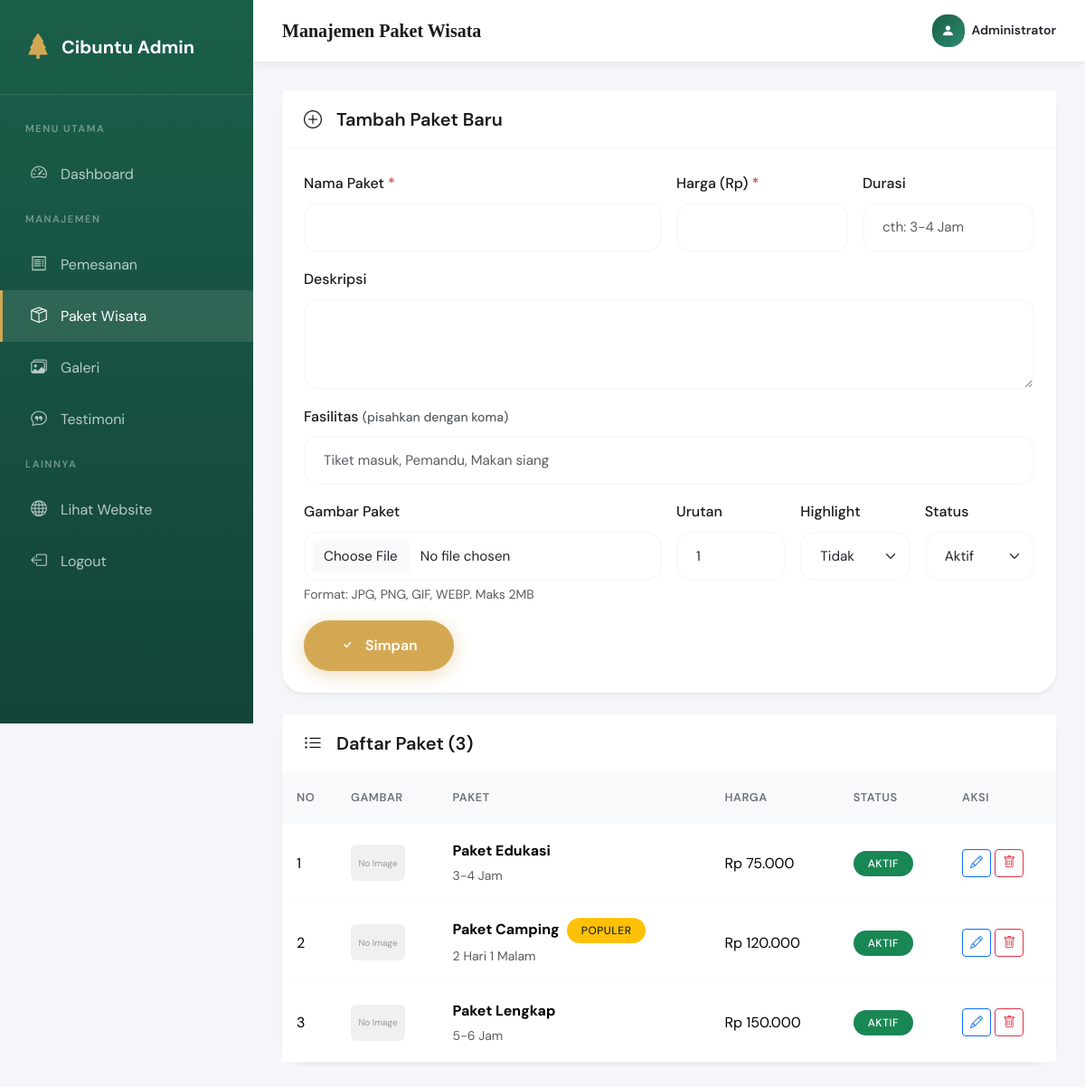
The page /?page=admin_paket (signed in) on the database its author committed.
### tables this page shows
CREATE TABLE `paket_wisata` (
  `id` int(11) NOT NULL,
  `nama_paket` varchar(100) NOT NULL,
  `deskripsi` text DEFAULT NULL,
  `harga` int(11) NOT NULL,
  `fasilitas` text DEFAULT NULL,
  `durasi` varchar(50) DEFAULT NULL,
  `gambar` varchar(255) DEFAULT NULL,
  `highlight` enum('ya','tidak') DEFAULT 'tidak',
  `status` enum('aktif','nonaktif') DEFAULT 'aktif',
  `urutan` int(11) DEFAULT 0,
  `created_at` datetime DEFAULT current_timestamp()
);

### inc/config.php (called while the page is built, shortened)
<?php
function base_url($path = '')
{
    $protocol = isset($_SERVER['HTTPS']) && $_SERVER['HTTPS'] === 'on' ? 'https' : 'http';
    $host = $_SERVER['HTTP_HOST'];
    $script = $_SERVER['SCRIPT_NAME'];
    if (strpos($script, '/admin/') !== false) {
        $basePath = substr($script, 0, strpos($script, '/admin/'));
    } else {
        $basePath = dirname($script);
    }
    $basePath = rtrim($basePath, '/\\');
    return $protocol . '://' . $host . $basePath . '/' . ltrim($path, '/');
}
function sanitize($input)
{
    return htmlspecialchars(trim($input), ENT_QUOTES, 'UTF-8');
}
function format_harga($harga)
{
    return 'Rp ' . number_format($harga, 0, ',', '.');
}
function current_page()
{
    return isset($_GET['page']) ? $_GET['page'] : 'home';
}

### admin/paket.php (the view, shortened to what this page needs)
<?php
$page_title = 'Manajemen Paket Wisata';
require_once __DIR__ . '/includes/header.php';
$pakets = $db->query("SELECT * FROM paket_wisata ORDER BY urutan ASC, id DESC")->fetchAll();
$edit = null;
?>
<div class="card border-0 shadow-sm mb-4">
    <div class="card-header bg-white">
        <h5 class="mb-0"><i class="bi bi-<?= $edit ? 'pencil' : 'plus' ?>-circle me-2"></i><?= $edit ? 'Edit Paket' : 'Tambah Paket Baru' ?></h5>
    </div>
    <div class="card-body">
        <form method="POST" enctype="multipart/form-data">
            <div class="row g-3">
                <div class="col-md-6">
                    <label class="form-label">Nama Paket <span class="text-danger">*</span></label>
                    <input type="text" name="nama_paket" class="form-control" required value="<?= $edit['nama_paket'] ?? '' ?>">
                </div>
                <div class="col-md-3">
                    <label class="form-label">Harga (Rp) <span class="text-danger">*</span></label>
                    <input type="text" name="harga" class="form-control" required value="<?= isset($edit['harga']) ? number_format($edit['harga'], 0, ',', '.') : '' ?>">
                </div>
                <div class="col-md-3">
                    <label class="form-label">Durasi</label>
                    <input type="text" name="durasi" class="form-control" placeholder="cth: 3-4 Jam" value="<?= $edit['durasi'] ?? '' ?>">
                </div>
                <div class="col-12">
                    <label class="form-label">Deskripsi</label>
                    <textarea name="deskripsi" class="form-control" rows="3"><?= $edit['deskripsi'] ?? '' ?></textarea>
                </div>
                <div class="col-12">
                    <label class="form-label">Fasilitas <small class="text-muted">(pisahkan dengan koma)</small></label>
                    <input type="text" name="fasilitas" class="form-control" placeholder="Tiket masuk, Pemandu, Makan siang" value="<?= $edit['fasilitas'] ?? '' ?>">
                </div>
                <div class="col-md-6">
                    <label class="form-label">Gambar Paket</label>
                    <input type="file" name="gambar" class="form-control" accept="image/*" onchange="previewImage(this, 'previewPaket')">
                    <div class="form-text">Format: JPG, PNG, GIF, WEBP. Maks 2MB</div>
                </div>
                <div class="col-md-2">
                    <label class="form-label">Urutan</label>
                    <input type="number" name="urutan" class="form-control" value="<?= $edit['urutan'] ?? '1' ?>">
                </div>
                <div class="col-md-2">
                    <label class="form-label">Highlight</label>
                    <select name="highlight" class="form-select">
                        <option value="tidak" <?= ($edit['highlight'] ?? '') === 'tidak' ? 'selected' : '' ?>>Tidak</option>
                    </select>
                </div>
                <div class="col-md-2">
                    <label class="form-label">Status</label>
                    <select name="status" class="form-select">
                        <option value="aktif" <?= ($edit['status'] ?? '') === 'aktif' ? 'selected' : '' ?>>Aktif</option>
                    </select>
                </div>
                <div class="col-12">
                    <button type="submit" class="btn btn-primary-custom">
                        <i class="bi bi-check me-1"></i>Simpan
                    </button>
                </div>
            </div>
        </form>
    </div>
</div>
<div class="card border-0 shadow-sm">
    <div class="card-header bg-white">
        <h5 class="mb-0"><i class="bi bi-list-ul me-2"></i>Daftar Paket (<?= count($pakets) ?>)</h5>
    </div>
    <div class="card-body p-0">
        <div class="table-responsive">
            <table class="table table-hover mb-0">
                <thead>
                    <tr>
                        <th width="60">No</th>
                        <th>Gambar</th>
                        <th>Paket</th>
                        <th>Harga</th>
                        <th>Status</th>
                        <th width="120">Aksi</th>
                    </tr>
                </thead>
                <tbody>
                    <?php foreach ($pakets as $i => $p): ?>
                        <tr>
                            <td><?= $i + 1 ?></td>
                            <td>
                                <?php if ($p['gambar'] && file_exists(UPLOAD_PATH . 'paket/' . $p['gambar'])): ?>
                                    <img src="<?= base_url('uploads/paket/' . $p['gambar']) ?>" style="width:60px;height:40px;object-fit:cover;border-radius:6px">
                                <?php else: ?>
                                    <div style="width:60px;height:40px;background:#f0f0f0;border-radius:6px;display:flex;align-items:center;justify-content:center;color:#999;font-size:10px;">No Image</div>
                                <?php endif; ?>
                            </td>
                            <td>
                                <strong><?= sanitize($p['nama_paket']) ?></strong>
                                <?php if ($p['highlight'] === 'ya'): ?>
                                    <span class="badge bg-warning text-dark ms-1">Populer</span>
                                <?php endif; ?>
                                <br><small class="text-muted"><?= sanitize($p['durasi']) ?></small>
                            </td>
                            <td><?= format_harga($p['harga']) ?></td>
                            <td>
                                <?php if ($p['status'] === 'aktif'): ?>
                                    <span class="badge bg-success">Aktif</span>
                                <?php else: ?>
                                    <span class="badge bg-secondary">Nonaktif</span>
                                <?php endif; ?>
                            </td>
                            <td>
                                <a href="?page=admin_paket&edit=<?= $p['id'] ?>" class="btn btn-sm btn-outline-primary">
                                    <i class="bi bi-pencil"></i>
                                </a>
                                <a href="?page=admin_paket&delete=<?= $p['id'] ?>" class="btn btn-sm btn-outline-danger" onclick="return confirm('Yakin hapus paket ini?')">
                                    <i class="bi bi-trash"></i>
                                </a>
                            </td>
                        </tr>
                    <?php endforeach; ?>
                </tbody>
            </table>
        </div>
    </div>
</div>
<?php require_once __DIR__ . '/includes/footer.php'; ?>

### index.php
<?php
require_once __DIR__ . '/inc/config.php';
$page = isset($_GET['page']) ? $_GET['page'] : 'home';
$allowed_pages = [
    'home' => 'pages/home.php',
    'curug' => 'pages/curug.php',
    'camping' => 'pages/camping.php',
    'spotfoto' => 'pages/spotfoto.php',
    'paket' => 'pages/paket.php',
    'galeri' => 'pages/galeri.php',
    'kontak' => 'pages/kontak.php',
    'reservasi' => 'pages/reservasi.php',
    'kirim_pesan' => 'pages/kirim_pesan.php',
    'kirim_reservasi' => 'pages/kirim_reservasi.php',
    'admin_login' => 'admin/login.php',
    'admin_logout' => 'admin/logout.php',
    'admin_dashboard' => 'admin/dashboard.php',
    'admin_pemesanan' => 'admin/pemesanan.php',
    'admin_paket' => 'admin/paket.php',
    'admin_galeri' => 'admin/galeri.php',
    'admin_testimoni' => 'admin/testimoni.php',
    'admin_pengaturan' => 'admin/pengaturan.php',
];
if (array_key_exists($page, $allowed_pages)) {
    $file = $allowed_pages[$page];
    if (file_exists(__DIR__ . '/' . $file)) {
        include __DIR__ . '/' . $file;
    } else {
        http_response_code(404);
        $page_title = 'Halaman Tidak Ditemukan';
        include __DIR__ . '/inc/header.php';
        echo '<div class="container text-center py-5 mt-5"><h1>404 - Halaman Tidak Ditemukan</h1></div>';
        include __DIR__ . '/inc/footer.php';
    }
} else {
    http_response_code(404);
    $page_title = 'Halaman Tidak Ditemukan';
    include __DIR__ . '/inc/header.php';
    echo '<div class="container text-center py-5 mt-5"><h1>404 - Halaman Tidak Ditemukan</h1></div>';
    include __DIR__ . '/inc/footer.php';
}

### admin/includes/header.php (shortened to what this page needs)
<?php
require_once __DIR__ . '/../../inc/config.php';
?>
<!DOCTYPE html>
<html lang="id">
<head>
    <link href="https://cdn.jsdelivr.net/npm/bootstrap@5.3.2/dist/css/bootstrap.min.css" rel="stylesheet">
    <link href="https://cdn.jsdelivr.net/npm/bootstrap-icons@1.11.3/font/bootstrap-icons.css" rel="stylesheet">
    <link href="<?= base_url('css/style.css') ?>" rel="stylesheet">
</head>
<body class="admin-body">
    <div class="admin-wrapper">
        <aside class="admin-sidebar" id="adminSidebar">
            <div class="sidebar-header">
                <a href="<?= base_url('?page=admin_dashboard') ?>" class="sidebar-brand">
                    <i class="bi bi-tree-fill"></i>
                    <span>Cibuntu Admin</span>
                </a>
            </div>
            <nav class="sidebar-menu">
                <div class="sidebar-menu-label">Menu Utama</div>
                <a href="<?= base_url('?page=admin_dashboard') ?>" class="sidebar-menu-item <?= current_page() === 'admin_dashboard' ? 'active' : '' ?>">
                    <i class="bi bi-speedometer2"></i><span>Dashboard</span>
                </a>
                <div class="sidebar-menu-label">Manajemen</div>
                <a href="<?= base_url('?page=admin_pemesanan') ?>" class="sidebar-menu-item <?= current_page() === 'admin_pemesanan' ? 'active' : '' ?>">
                    <i class="bi bi-receipt"></i>
                    <span>Pemesanan</span>
                </a>
                <a href="<?= base_url('?page=admin_paket') ?>" class="sidebar-menu-item <?= current_page() === 'admin_paket' ? 'active' : '' ?>">
                    <i class="bi bi-box-seam"></i><span>Paket Wisata</span>
                </a>
                <a href="<?= base_url('?page=admin_galeri') ?>" class="sidebar-menu-item <?= current_page() === 'admin_galeri' ? 'active' : '' ?>">
                    <i class="bi bi-images"></i><span>Galeri</span>
                </a>
                <a href="<?= base_url('?page=admin_testimoni') ?>" class="sidebar-menu-item <?= current_page() === 'admin_testimoni' ? 'active' : '' ?>">
                    <i class="bi bi-chat-quote"></i><span>Testimoni</span>
                </a>
                <div class="sidebar-menu-label">Lainnya</div>
                <a href="<?= base_url() ?>" class="sidebar-menu-item" target="_blank">
                    <i class="bi bi-globe"></i><span>Lihat Website</span>
                </a>
                <a href="<?= base_url('?page=admin_logout') ?>" class="sidebar-menu-item">
                    <i class="bi bi-box-arrow-left"></i><span>Logout</span>
                </a>
            </nav>
        </aside>
        <main class="admin-main">
            <header class="admin-topbar">
                <div class="d-flex align-items-center gap-3">
                    <h1 class="topbar-title mb-0 h5"><?= $page_title ?></h1>
                </div>
                <div class="dropdown">
                    <a href="#" class="d-flex align-items-center gap-2 text-dark text-decoration-none" data-bs-toggle="dropdown">
                        <div class="stat-icon bg-primary" style="width:36px;height:36px;font-size:0.9rem;">
                            <i class="bi bi-person-fill"></i>
                        </div>
                        <div class="d-none d-sm-block">
                            <div class="fw-semibold small"><?= sanitize($_SESSION['admin_name'] ?? $_SESSION['admin_nama'] ?? 'Admin') ?></div>
                        </div>
                    </a>
                </div>
            </header>
            <div class="admin-content">

### admin/includes/footer.php (shortened to what this page needs)
</div>
</main>
</div>
</body>
</html>

### rows shown on the page
paket_wisata: shows "No Image", nama_paket "Paket Edukasi", durasi "3-4 Jam", harga "Rp 75.000", status "AKTIF"
paket_wisata: shows "No Image", nama_paket "Paket Camping", highlight "POPULER", durasi "2 Hari 1 Malam", harga "Rp 120.000", status "AKTIF"
paket_wisata: shows "No Image", nama_paket "Paket Lengkap", durasi "5-6 Jam", harga "Rp 150.000", status "AKTIF"

### other values the page prints
$page_title "Manajemen Paket Wisata"
$_SESSION['admin_name'] "Administrator"
count($pakets) "3"
